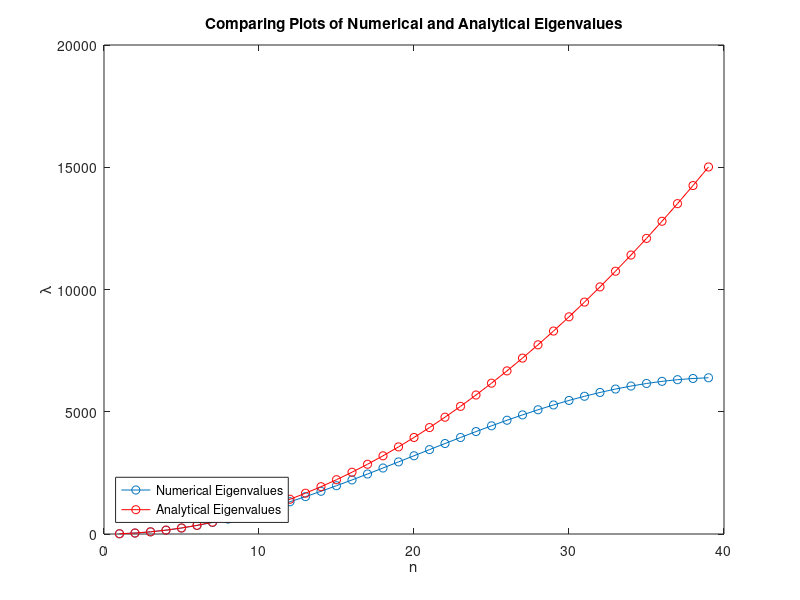

The MATLAB source for this figure: (Note: this script raises an error after producing the figure.)
%ASSIGN 4 Part II

% from assign 1: matrix A for -u'' 

%Q1 -> take N = 40,80,160
N=40

x = linspace(0,1,N+1) 

%Matrix A from assign 1 for equation: -u'' = f
b = -(N^2)*ones(N-1,1); 
c = (2*N^2 + 0)*ones(N-1,1); 
A = spdiags([b c b], [1 0 -1], N-1, N-1); %
A;

lambdas = eig(A) %numerical lambda values corresponding to theoretical values for lambda >0

n = 1:N-1;

analytic_lam = (n.^2 .*pi.^2) %lambda >0 as in q1

plot(n,lambdas,'-o')
hold on
plot(n,analytic_lam,'-o','color','r')
hold off

legend("Numerical Eigenvalues", "Analytical Eigenvalues",'Location','southwest')
title('Comparing Plots of Numerical and Analytical Eigenvalues')
xlabel('n') 
ylabel('\lambda')

%%

%plot and compare the 30 smallest eigenvalues

N = 30000 %interested in N = 31,60,300,3000,30000

x = linspace(0,1,N+1)

b = -(N^2)*ones(N-1,1); 
c = (2*N^2 + 0)*ones(N-1,1); 
A = spdiags([b c b], [1 0 -1], N-1, N-1); %
A;

eigenv_numeric_30 = eigs(A,30, 'smallestabs')

n = 1:30
eigenv_analytical_30 = [(n.^2 .*pi.^2)]

plot(n,eigenv_numeric_30,'o-','color','blue')
hold on
plot(n,eigenv_analytical_30,'o-','color','red')
legend("First 30 smallest Numerical Eigenvalues", "First 30 Analytical Eigenvalues",'Location','southwest')
title('Plotting the first 30 smallest Numerical Eigenvalues vs the first 30 analytical eigenvalues')
xlabel('n') 
ylabel('\lambda')

maxerror = abs(eigenv_analytical_30(30)-eigenv_numeric_30(30))./eigenv_analytical_30(30)

%%


for N = [31,60,300,3000,30000] 
    x = linspace(0,1,N+1)

    b = -(N^2)*ones(N-1,1); 
    c = (2*N^2 + 0)*ones(N-1,1); 
    A = spdiags([b c b], [1 0 -1], N-1, N-1); %
    A;

    eigenv_numeric_30 = eigs(A,30, 'smallestabs')

    n = 1:30
    eigenv_analytical_30 = [(n.^2 .*pi.^2)]

    plot(n,eigenv_numeric_30,'o-')
    hold on
end
plot(n,eigenv_analytical_30,'o-','color','red')
hold off

legend("First 30 Numerical Eigenvalues N = 31","First 30 Numerical Eigenvalues N = 60","First 30 Numerical Eigenvalues N = 300","First 30 Numerical Eigenvalues N = 3000","First 30 Numerical Eigenvalues N = 30000", "First 30 Analytical Eigenvalues",'Location','southwest')
title('Plotting the first 30 smallest Numerical Eigenvalues vs the first 30 analytical eigenvalues for different N where Lv = -v^{\prime \prime}')
xlabel('n') 
ylabel('\lambda')



%%
%Consider Operator Lv = -v'' + a(x)v (from assignment 1 part II)

N = 3000 %N=31,60,300,3000,30000

x = linspace(0,1,N+1)

h = -(N^2)*ones(N-1,1); %the diagonals directly beneath and above A
g = (2*N^2)*ones(N-1,1); %the main diagonal of A
B = spdiags([h g h], [1 0 -1], N-1, N-1); %using spdiags to create A using the vectors b and c that we just created

a = [exp(x.^3 - x)]';
a(1) = []; a(end) = [];

C = spdiags([a], [0], N-1, N-1);
A2 = B + C;

%f2 = [cos(x.^2) + 3./(x+1)]'; %gives f for all x, we dont want f1 or fN+1 in calculating U
%f2(1) = []; f2(end) = []; %removes f(x1) and f(xN+1) from f
%U4 = D\f2; %finds U for U2....UN
%U = [0, U4', 0]'; %defines U(x1=0) =0 and U(xN+1 = 1) = 0

%compute 1st 30 eigenvalues of A

EigenVals30 = eigs(A2,30, 'smallestabs')

plot(1:30,EigenVals30,'o-')
title('Plotting the first 30 smallest Numerical Eigenvalues for Lv = -v^{\prime \prime} + a(x)v')
xlabel('n') 
ylabel('\lambda')

%%

for N = [31,60,300,3000,30000] 
    x = linspace(0,1,N+1)
    
    h = -(N^2)*ones(N-1,1); %the diagonals directly beneath and above A
    g = (2*N^2)*ones(N-1,1); %the main diagonal of A
    B = spdiags([h g h], [1 0 -1], N-1, N-1); %using spdiags to create A using the vectors b and c that we just created

    a = [exp(x.^3 - x)]';
    a(1) = []; a(end) = [];

    C = spdiags([a], [0], N-1, N-1);
    A2 = B + C;
    
    EigenVals30 = eigs(A2,30, 'smallestabs')
    n = 1:30
    
    plot(n,EigenVals30,'o-')
    hold on
end

title('Plotting the first 30 smallest Numerical Eigenvalues for Lv = -v^{\prime \prime} + a(x)v for different N values')
legend("N = 31","N = 60","N = 300","N = 3000","N = 30000",'Location','southwest')
xlabel('n') 
ylabel('\lambda')



%%

%calc reference eigenvalue so we can calculate relative errors:

M = 300000;
x = linspace(0,1,M+1)

h = -(M^2)*ones(M-1,1); %the diagonals directly beneath and above A
g = (2*M^2)*ones(M-1,1); %the main diagonal of A
B2 = spdiags([h g h], [1 0 -1], M-1, M-1); %using spdiags to create A using the vectors b and c that we just created
a = [exp(x.^3 - x)]';
a(1) = []; a(end) = [];
C2 = spdiags([a], [0], M-1, M-1);
A3 = B2 + C2;

LambdaRef = eigs(A3,30, 'smallestabs')
LambdaRef30 = LambdaRef(30)

maxerror = abs(LambdaRef30-EigenVals30(30))./LambdaRef30
